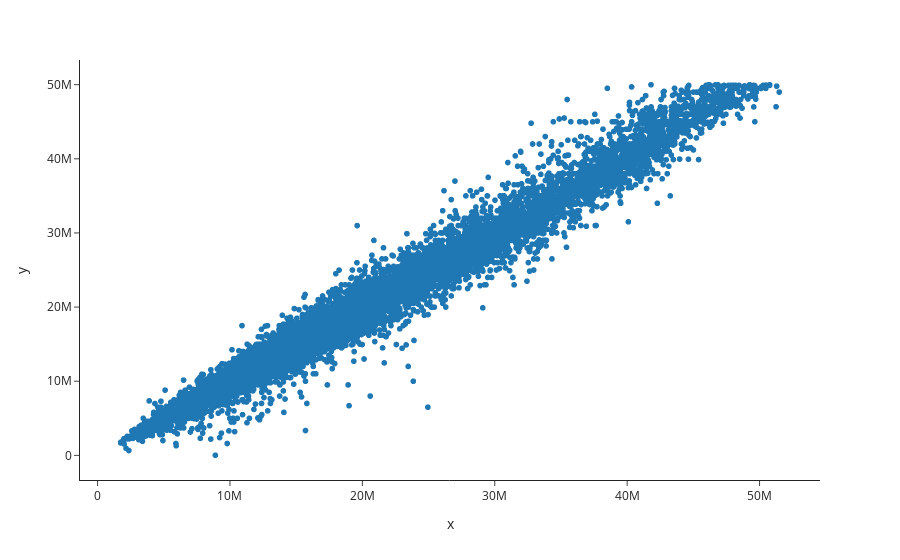

Notebook code for this chart:
### Code cell
fig = px.scatter(x = y_pred, y = y_train, template = 'simple_white')

fig.show()

### Figure 1 — Plotly figure (JSON) as saved in the notebook; plotly's stock layout.template omitted (floating-point values rounded to 4 significant figures; data arrays with more than 128 entries replaced by an {"elided": "..."} marker saying what was removed)
{"data": [{"hovertemplate": "x=%{x}<br>y=%{y}<extra></extra>", "legendgroup": "", "marker": {"color": "#1F77B4", "symbol": "circle"}, "mode": "markers", "name": "", "showlegend": false, "type": "scattergl", "x": {"elided": "18083 float values"}, "xaxis": "x", "y": {"elided": "18083 int values"}, "yaxis": "y"}], "layout": {"legend": {"tracegroupgap": 0}, "margin": {"t": 60}, "xaxis": {"anchor": "y", "domain": [0, 1], "title": {"text": "x"}}, "yaxis": {"anchor": "x", "domain": [0, 1], "title": {"text": "y"}}}}
